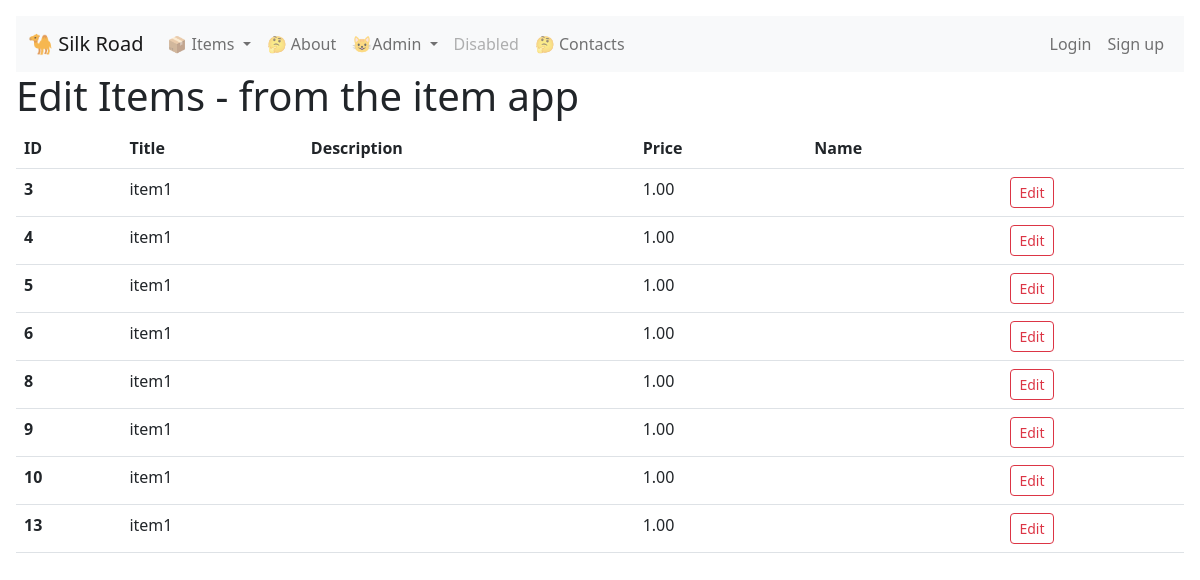
/item/edit/, run on an earlier commit of the app's database.
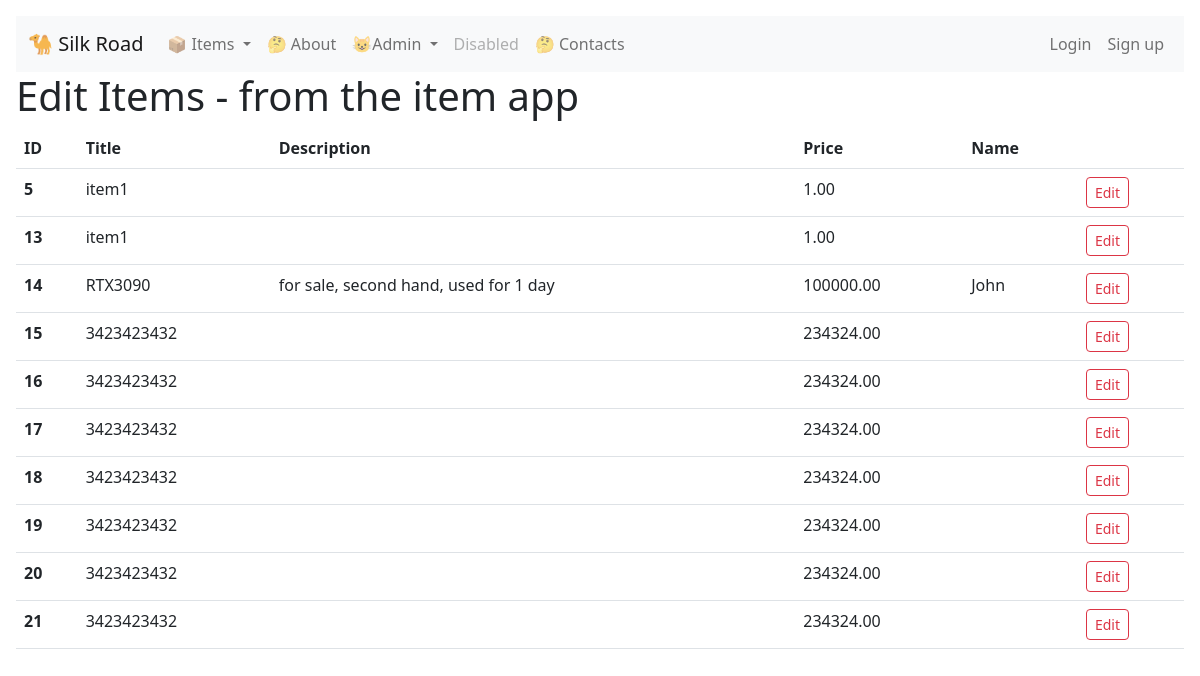
And on a later commit of the database.
### item/models.py (models this page shows)
class Item(models.Model):
    title       = models.CharField(max_length=120)
    description = models.TextField(null=True, blank=True)
    price       = models.DecimalField(decimal_places=2, max_digits=1000)
    name        = models.TextField(null=True, blank=True)
    location    = models.TextField(null=True, blank=True)
    markAsSold  = models.BooleanField()
    def get_absolute_url(self):
        return reverse("item:item_edit", kwargs={"id": self.id})

### item/views.py (the view)
# urls.py: path('edit/', item_edit_view, name = 'item_edit'),
def item_edit_view(request, id=None):
    if id:
        obj = Item.objects.get(id=id)
        context = { 'object': obj }
        return render(request, "item/item_edit_individual.html", context)
    else:
        obj = Item.objects.all()
        context = { 'object': obj }
        return render(request, "item/item_edit.html", context)

### item/templates/item/item_edit.html (shortened to what this page needs)
{% extends 'base.html' %}
{% block content %}
<h1>Edit Items - from the item app</h1>
<table class="table">
    <thead>
      <tr>
        <th scope="col">ID</th>
        <th scope="col">Title</th>
        <th scope="col">Description</th>
        <th scope="col">Price</th>
        <th scope="col">Name</th>
        <th scope="col"></th>
      </tr>
    </thead>
    <tbody>
        {% for i in object %}
        <tr>
            <form action="{{ i.get_absolute_url }}" method="POST">
                <th scope="row">{{i.id}}</th>
                <td class="editable" data-id="{{ i.id }}" data-type="title">{{i.title}}</td>
                <td class="editable" data-id="{{ i.id }}" data-type="description">{{i.description}}</td>
                <td class="editable" data-id="{{ i.id }}" data-type="price">{{i.price}}</td>
                <td class="editable" data-id="{{ i.id }}" data-type="name">{{i.name}}</td>
                <td><input class="btn btn-sm btn-outline-danger" type="submit" value="Edit"></td>
            </form>
        </tr>
        {% endfor %}
    </tbody>
  </table>
{% endblock %}

What changed in the data, as far as the page shows it:
removed Item: id "3", title "item1", price "1.00"
removed Item: id "4", title "item1", price "1.00"
removed Item: id "6", title "item1", price "1.00"
removed Item: id "8", title "item1", price "1.00"
removed Item: id "9", title "item1", price "1.00"
removed Item: id "10", title "item1", price "1.00"
added Item: id "14", title "RTX3090", description "for sale, second hand, used for 1 day", price "100000.00", name "John"
added Item: id "15", title "3423423432", price "234324.00"
added Item: id "16", title "3423423432", price "234324.00"
added Item: id "17", title "3423423432", price "234324.00"
added Item: id "18", title "3423423432", price "234324.00"
added Item: id "19", title "3423423432", price "234324.00"
added Item: id "20", title "3423423432", price "234324.00"
added Item: id "21", title "3423423432", price "234324.00"
